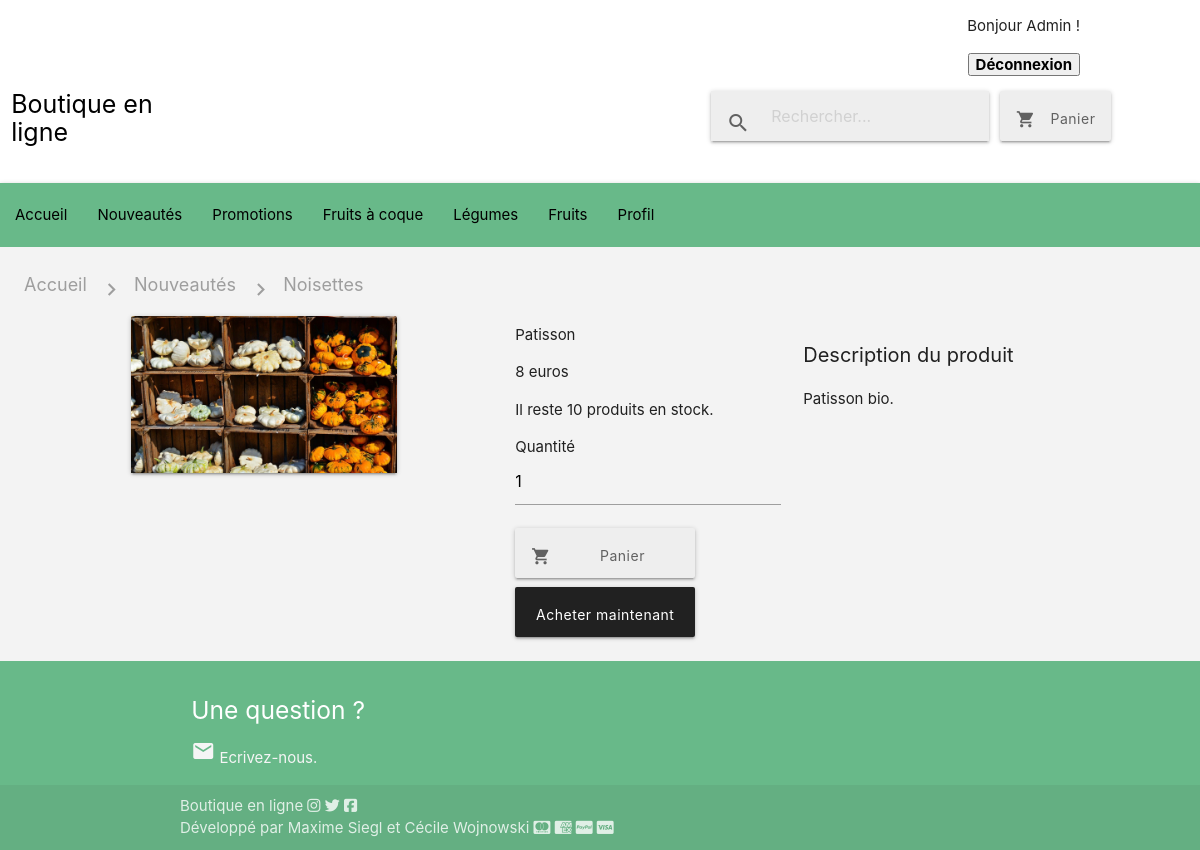
The app's page /produit.php?id=11 (signed in) with its own data.
### tables this page shows
CREATE TABLE IF NOT EXISTS `produits` (
  `id` int(11) NOT NULL AUTO_INCREMENT,
  `nom` varchar(255) NOT NULL,
  `prix` int(11) NOT NULL,
  `description` text NOT NULL,
  `image` varchar(255) NOT NULL,
  `date_ajout` datetime NOT NULL,
  `stock` int(11) NOT NULL,
  `valorisation` tinyint(1) NOT NULL,
  `prix_solde` int(11) DEFAULT NULL,
  `id_categorie` int(11) DEFAULT NULL,
  `id_sous_categorie` int(11) DEFAULT NULL,
  PRIMARY KEY (`id`),
  KEY `id_sous_categorie` (`id_sous_categorie`),
  KEY `prod/cat` (`id_categorie`)
);

### classes/Produit.php (called while the page is built, shortened)
<?php
class Produit
{
  private $id;
  private $nom;
  private $prix;
  private $description;
  private $image;
  private $stock;
  public function setId($id){
    $id = (int) $id;
   if ($id > 0)
   {
     $this->id = $id;
   }
 }
  public function setNom($nom){
    if (is_string($nom))
    {
      $this->nom = $nom;
    }
  }
  public function setPrix($prix){
    $prix = (int) $prix;
   if ($prix > 0)
   {
     $this->prix = $prix;
   }
  }
  public function setDescription($description){
    if (is_string($description))
    {
      $this->description = $description;
    }
  }
  public function setStock($stock){
    $stock = (int) $stock;
   if ($stock >= 0)
   {
     $this->stock = $stock;
   }
  }
  public function setImage($image){
    return $this->image = $image;
  }
  public function id(){
    return $this->id;
  }
  public function nom(){
    return $this->nom;
  }
  public function prix(){
    return $this->prix;
  }
  public function description(){
    return $this->description;
  }
  public function image(){
    return $this->image;
  }
  public function stock(){
    return $this->stock;
  }
}
 ?>

### produit.php (the view, shortened to what this page needs)
<!DOCTYPE html>
<html lang="fr" dir="ltr">
  <head>
    <link rel="stylesheet" href="https://cdnjs.cloudflare.com/ajax/libs/materialize/1.0.0/css/materialize.min.css">
    <link rel="stylesheet" href="css/style.css">
  </head>
  <body>
    <?php include('includes/header.php');
          include('classes/Produit.php');
          include('classes/Panier.php');
          ?>
    <main>
        <div class="nav-wrapper">
          <div class="col s12">
            <a href="#!" class="breadcrumb grey-text">Accueil</a>
            <a href="#!" class="breadcrumb grey-text">Nouveautés</a>
            <a href="#!" class="breadcrumb grey-text">Noisettes</a>
          </div>
        </div>
        <?php
        if(isset($_GET['id'])){
          $id = strval($_GET['id']);
        $db->setAttribute(PDO::ATTR_ERRMODE, PDO::ERRMODE_EXCEPTION);
        $request = $db->query("SELECT * FROM produits WHERE id = '$id'");
        while ($donnees = $request->fetch(PDO::FETCH_ASSOC))
        {
          $produit = new Produit($donnees);
          $produit->hydrate($donnees);
        ?>
        <div class="row">
          <div class="col s3 m3 offset-m1">
            <div class="card">
              <div class="card-image">
                <img src="img/<?php echo $produit->image();?> ">
              </div>
            </div>
          </div>
        <div class="col s3 m3 offset-m1">
          <p><?php echo $produit->nom(); ?></p>
          <p><?php echo $produit->prix(); ?> euros</p>
          <p> Il reste <?php echo $produit->stock(); ?> produits en stock.</p>
          <form class="" action="produit.php?id=<?php echo $produit->id(); ?>" method="post">
            <p> Quantité <input type="text" name="quantite" value="1" required> </p>
            <div class= "boutons_produit">
              <button id="bouton_produit1" class="waves-effect waves-green btn grey lighten-3 grey-text text-darken-2" type="submit">
                <i class="material-icons left">shopping_cart</i>Panier
              </button>
              <a class="waves-effect waves-green btn grey darken-4 lighten-3 white-text">
                Acheter maintenant</a>
            </div>
          </form>
        </div>
        <div class="col s3 m3">
          <h2 class="h2_produit"> Description du produit </h2>
          <p> <?php echo $produit->description(); ?> </p>
        </div>
      </div>
<?php }
} ?>
    </main>
<?php include('includes/footer.php'); ?>
</body>
</html>

### css/style.css (style rules this page uses)
.row { margin-bottom: 0 !important; }
a { color:black !important; }
h2 { font-size:30px !important; }
.btn { height:50px !important; text-transform:none !important; padding: 10px 16px !important; }
main { background-color: #F3F3F3 !important; padding:2%; }
.h2_produit { font-size:20px !important; }
.boutons_produit { display: flex; flex-direction: column !important; width : 180px; }
#bouton_produit1 { margin-bottom:5%; }
.breadcrumb:before { color: #9e9e9e; }

### records on screen
produits: image (picture), nom "Patisson", prix "8", stock "10", description "Patisson bio."

### other values on screen
$_SESSION['prenom'] "Admin"
